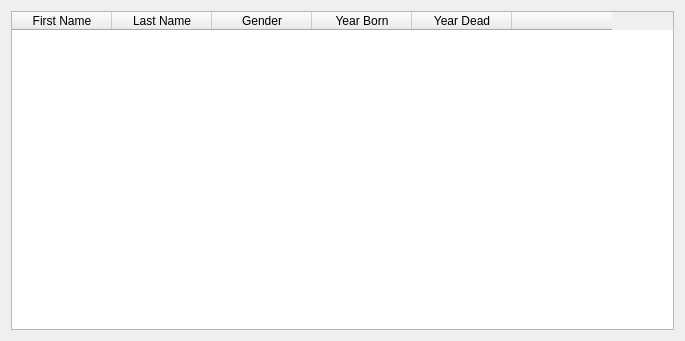
<?xml version="1.0" encoding="UTF-8"?>
<ui version="4.0">
 <class>addSciToCom</class>
 <widget class="QDialog" name="addSciToCom">
  <property name="geometry">
   <rect>
    <x>0</x>
    <y>0</y>
    <width>685</width>
    <height>341</height>
   </rect>
  </property>
  <property name="windowTitle">
   <string>Dialog</string>
  </property>
  <layout class="QHBoxLayout" name="horizontalLayout">
   <item>
    <widget class="QTableWidget" name="table_scientists">
     <column>
      <property name="text">
       <string>First Name</string>
      </property>
     </column>
     <column>
      <property name="text">
       <string>Last Name</string>
      </property>
     </column>
     <column>
      <property name="text">
       <string>Gender</string>
      </property>
     </column>
     <column>
      <property name="text">
       <string>Year Born</string>
      </property>
     </column>
     <column>
      <property name="text">
       <string>Year Dead</string>
      </property>
     </column>
     <column>
      <property name="text">
       <string/>
      </property>
     </column>
    </widget>
   </item>
  </layout>
 </widget>
 <resources/>
 <connections/>
</ui>
